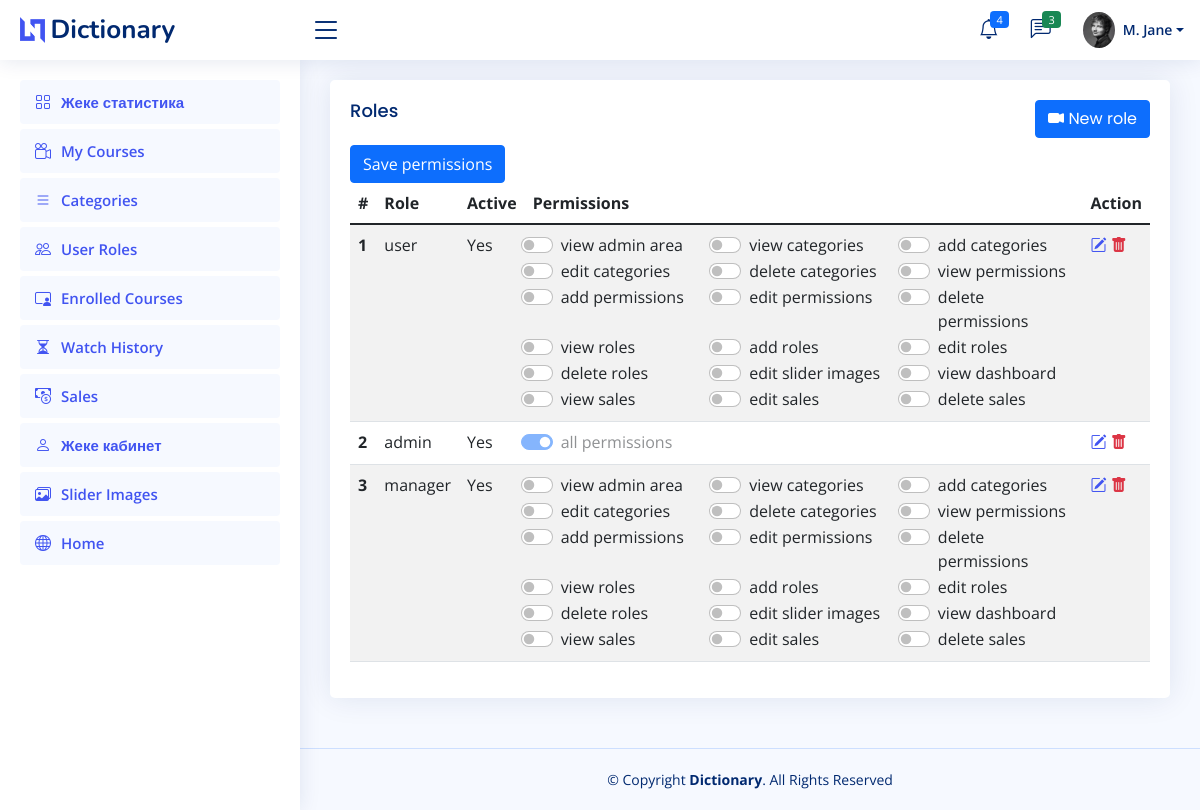
Screenshot of /dict/public/admin/roles (signed in) with the database file from the repository.
### tables this page shows
CREATE TABLE `users` (
  `id` int(11) NOT NULL,
  `email` varchar(100) NOT NULL,
  `firstname` varchar(30) NOT NULL,
  `lastname` varchar(30) NOT NULL,
  `password` varchar(255) NOT NULL,
  `role` int(11) NOT NULL DEFAULT 1,
  `date` date DEFAULT NULL,
  `image` varchar(1024) DEFAULT NULL,
  `about` varchar(2048) DEFAULT NULL,
  `company` varchar(100) DEFAULT NULL,
  `job` varchar(100) DEFAULT NULL,
  `country` varchar(100) DEFAULT NULL,
  `address` varchar(1024) DEFAULT NULL,
  `phone` varchar(15) DEFAULT NULL,
  `twitter_link` varchar(1024) DEFAULT NULL,
  `facebook_link` varchar(1024) DEFAULT NULL,
  `instagram_link` varchar(1024) DEFAULT NULL,
  `linkedin_link` varchar(1024) DEFAULT NULL
);

CREATE TABLE `roles` (
  `id` int(11) NOT NULL,
  `role` varchar(30) NOT NULL,
  `disabled` tinyint(1) NOT NULL DEFAULT 0
);

### dict/app/controllers/Admin.php (called while the page is built, shortened)
<?php
class Admin extends Controller
{
	public function roles($action = null, $id = null)
	{
		$role = new \Model\Role();
		$data = [];
		$data['action'] = $action;
		$data['id'] = $id;
		if($action == 'add')
		{
			if($_SERVER['REQUEST_METHOD'] == "POST")
			{
				if(user_can('add_roles'))
				{
					if($role->validate($_POST))
					{
						$_POST['slug'] = str_to_url($_POST['role']);
						$role->insert($_POST);
						message("Your role was successfuly created");
						redirect('admin/roles');
					}
				}else{
					$role->errors['role'] = "You are not allowed to perform this action";
				}
				$data['errors'] = $role->errors;
			}
		}else
		{
			$data['rows'] = $role->findAll();
		}
		$this->view('admin/roles',$data);
	}
}

### dict/app/core/app.php (called while the page is built, shortened)
<?php
class App
{
	protected $controller = '_404';
	protected $method = 'index';
	function __construct()
	{
		$arr = $this->getURL();
		$filename = "../app/controllers/".ucfirst($arr[0]).".php";
		if(file_exists($filename))
		{
			$this->controller 	= $arr[0];
			unset($arr[0]);
		}else{
			require "../app/controllers/".$this->controller.".php";
		}
		$mycontroller = new ("Controller\\".$this->controller)();
		$mymethod = $arr[1] ?? $this->method;
		$mymethod = str_replace("-", "_", $mymethod);
		if(!empty($arr[1]))
		{
			if(method_exists($mycontroller, strtolower($mymethod)))
			{
				$this->method = strtolower($mymethod);
				unset($arr[1]);
			}
		}
		$arr = array_values($arr);
		call_user_func_array([$mycontroller,$this->method], $arr);
	}
	private function getURL()
	{
		$url = $_GET['url'] ?? 'home';
		$url = filter_var($url,FILTER_SANITIZE_URL);
		$arr = explode("/", $url);
		return $arr;
	}
}

### dict/public/index.php (called while the page is built, shortened)
<?php
require "../app/core/init.php";
$app = new App();

### dict/app/core/init.php (called while the page is built, shortened)
<?php
spl_autoload_register(function($class_name)
{
	$parts = explode("\\", $class_name);
	$class_name = array_pop($parts);
});
require "functions.php";
require "database.php";
require "model.php";
require "app.php";

### dict/app/models/Auth.php (called while the page is built, shortened)
<?php
class Auth
{
	public static function is_admin()
	{
		if(!empty($_SESSION['USER_DATA']))
		{
			if(!empty($_SESSION['USER_DATA']->role_name))
			{
				if(strtolower($_SESSION['USER_DATA']->role_name) == 'admin'){
					return true;
				}
			}
		}
		return false;
	}
	public static function __callStatic($funcname,$args)
	{
		$key = str_replace("get", "", strtolower($funcname));
		if(!empty($_SESSION['USER_DATA']->$key))
		{
			return $_SESSION['USER_DATA']->$key;
		}
		return '';
	}
}

### dict/app/core/model.php (called while the page is built, shortened)
<?php
class Model extends Database
{
	public $order = 'asc';
	public $limit = 200;
	public $offset = 0;
	protected $table = "";
	public function findAll()
	{
		$query = "select * from ".$this->table." order by id $this->order limit $this->limit offset $this->offset";
		$res = $this->query($query);
		if(is_array($res))
		{
			if(property_exists($this, 'afterSelect'))
			{
				foreach ($this->afterSelect as $func) {
					$res = $this->$func($res);
				}
			}
			return $res;
		}
		return false;
	}
	public function first($data)
	{
		$keys = array_keys($data);
		$query = "select * from ".$this->table." where ";
		foreach ($keys as $key) {
			$query .= $key . "=:" . $key . " && ";
		}
 		$query = trim($query,"&& ");
 		$query .= " order by id $this->order limit 1";
		$res = $this->query($query,$data);
		if(is_array($res))
		{
			if(property_exists($this, 'afterSelect'))
			{
				foreach ($this->afterSelect as $func) {
					$res = $this->$func($res);
				}
			}
			return $res[0];
		}
		return false;
	}
}

### dict/app/core/database.php (called while the page is built, shortened)
<?php
class Database
{
	private function connect()
	{
		$str = DBDRIVER.":hostname=".DBHOST.";dbname=".DBNAME;
		return new PDO($str,DBUSER,DBPASS);
	}
	public function query($query,$data = [],$type = 'object')
	{
		$con = $this->connect();
		$stm = $con->prepare($query);
		if($stm)
		{
			$check = $stm->execute($data);
			if($check)
			{
				if($type == 'object')
				{
					$type = PDO::FETCH_OBJ;
				}else{
					$type = PDO::FETCH_ASSOC;
				}
				$result = $stm->fetchAll($type);
				if(is_array($result) && count($result) > 0)
				{
					if(property_exists($this, 'afterSelect'))
					{
						foreach ($this->afterSelect as $func) {
							$result = $this->$func($result);
						}
					}
					return $result;
				}
			}
		}
		return false;
	}
}

### dict/app/models/User.php (called while the page is built, shortened)
<?php
class User extends Model
{
	protected function get_role($data)
	{
		if(!empty($data[0]->email) && !empty($data[0]->role))
		{
			foreach ($data as $key => $row) {
				$query = "select role from roles where id = :id limit 1";
				$res = $this->query($query,['id'=>$row->role]);
				if($res)
				{
					$data[$key]->role_name = $res[0]->role;
				}
			}
		}
		return $data;
	}
}

### dict/app/core/functions.php (called while the page is built, shortened)
<?php
function get_image($file)
{
	if(file_exists($file))
	{
		return ROOT . "/". $file;
	}
	return ROOT."/assets/images/no_image.jpg";
}
function esc($str)
{
	return nl2br(htmlspecialchars($str));
}
function user_can(string $permission):bool
{
	if(\Model\Auth::is_admin())
	{
		return true;
	}
	return false;
}

### dict/app/views/admin/roles.view.php (the view, shortened to what this page needs)
<?php $this->view('admin/admin-header',$data) ?>
<?php if($action == 'add'):?>
  <div class="card col-md-5 mx-auto">
    <div class="card-body">
      <h5 class="card-title">New role</h5>
      <?php if(user_can('add_roles')):?>
      <form method="post" class="row g-3">
        <div class="col-md-12">
          <input value="<?=set_value('role')?>" name="role" type="text" class="form-control <?=!empty($errors['role']) ? 'border-danger':'';?>" placeholder="Role name">
          <?php if(!empty($errors['role'])):?>
            <small class="text-danger"><?=$errors['role']?></small>
          <?php endif;?>
        </div>
        <div class="col-md-12">
          <label>Active:</label>
          <select name="disabled" class="form-select">
            <option value="0" selected="">Yes</option>
            <option value="1">No</option>
          </select>
        </div>
        <div class="text-center">
          <button type="submit" class="btn btn-primary">Save</button>
          <a href="<?=ROOT?>/admin/roles">
            <button type="button" class="btn btn-secondary">Cancel</button>
          </a>
        </div>
      </form>
      <?php else:?>
        <div class="alert alert-danger text-center">You dont have role to perform this action!</div>
          <a href="<?=ROOT?>/admin/roles">
            <button type="button" class="btn btn-secondary">Back</button>
          </a>
      <?php endif;?>
    </div>
  </div>
<?php else:?>
  <div class="card">
    <div class="card-body">
      <h5 class="card-title">
        Roles
        <a href="<?=ROOT?>/admin/roles/add">
          <button type="button" class="btn btn-primary float-end"><i class="bi bi-camera-video-fill"></i> New role</button>
        </a>
      </h5>
      <?php if(user_can('view_roles')):?>
          <form method="post">
            <button class="btn btn-primary"><i class="bi bi-harddrive"></i> Save permissions</button>
            <br>
          <div class="table-responsive">
          <table class="table table-striped">
            <thead>
              <tr>
                <th scope="col">#</th>
                <th scope="col">Role</th>
                <th scope="col">Active</th>
                <th scope="col" style="width:600px">Permissions</th>
                <th scope="col">Action</th>
              </tr>
            </thead>
            <?php if(!empty($rows)):?>
              <tbody>
                <?php foreach($rows as $row):?>
                  <tr>
                    <th scope="row"><?=$row->id?></th>
                    <td><?=esc($row->role)?></td>
                    <td><?=esc($row->disabled ? 'No':'Yes')?></td>
                    <td>
                      <div class="row">
                      <?php $num = 0;?>
                      <?php foreach (PERMISSIONS as $permission):?>
                        <?php
                          $num++;
                          $row->permissions = $row->permissions ?? [];
                        ?>
                        <?php if(strtolower($row->role) == 'admin'):?>
                          <div class="col-md-4 form-check form-switch">
                            <input disabled checked class="form-check-input" type="checkbox" id="<?=$row->id?><?=$num?>CheckChecked" >
                            <label class="form-check-label" for="<?=$row->id?><?=$num?>CheckChecked">all permissions</label>
                          </div>
                          <?php break;?>
                        <?php endif;?>
                        <div class="col-md-4 form-check form-switch">
                          <input <?=in_array($permission, $row->permissions) ? 'checked':''?> name="<?=$row->id?>_<?=$num?>" value="<?=$permission?>" class="form-check-input" type="checkbox" id="<?=$row->id?><?=$num?>CheckChecked" >
                          <label class="form-check-label" for="<?=$row->id?><?=$num?>CheckChecked"><?=str_replace("_", " ", $permission)?></label>
                        </div>
                      <?php endforeach;?>
                      </div>
                    </td>
                    <td>
                      <a href="<?=ROOT?>/admin/roles/edit/<?=$row->id?>">
                        <i class="bi bi-pencil-square"></i>
                      </a>
                      <a href="<?=ROOT?>/admin/roles/delete/<?=$row->id?>">
                        <i class="bi bi-trash-fill text-danger"></i>
                      </a>
                    </td>
                  </tr>
                <?php endforeach;?>
              </tbody>
            <?php else:?>
              <tr><td colspan="10">No records found!</td></tr>
            <?php endif;?>
          </table>
          </div>
          </form>
      <?php else:?>
        <div class="alert alert-danger text-center">You dont have role to perform this action!</div>
      <?php endif;?>
    </div>
  </div>
<?php endif;?>

### dict/app/views/admin/admin-header.view.php (shortened to what this page needs)
<?php
  $id = $id ?? Auth::getId();
  $user = new \Model\User();
  $data['row'] = $row = $user->first(['id'=>$id]);
?>
<!DOCTYPE html>
<html lang="en">
<head>
  <link href="<?=ROOT?>/niceadmin/assets/vendor/bootstrap/css/bootstrap.min.css" rel="stylesheet">
  <link href="<?=ROOT?>/niceadmin/assets/vendor/bootstrap-icons/bootstrap-icons.css" rel="stylesheet">
  <link href="<?=ROOT?>/niceadmin/assets/vendor/boxicons/css/boxicons.min.css" rel="stylesheet">
  <link href="<?=ROOT?>/niceadmin/assets/vendor/quill/quill.snow.css" rel="stylesheet">
  <link href="<?=ROOT?>/niceadmin/assets/vendor/quill/quill.bubble.css" rel="stylesheet">
  <link href="<?=ROOT?>/niceadmin/assets/vendor/remixicon/remixicon.css" rel="stylesheet">
  <link href="<?=ROOT?>/niceadmin/assets/vendor/simple-datatables/style.css" rel="stylesheet">
  <link href="<?=ROOT?>/niceadmin/assets/css/style.css" rel="stylesheet">
  <link href="<?=ROOT?>/assets/css/custom.css" rel="stylesheet">
</head>
<body >
  <header id="header" class="header fixed-top d-flex align-items-center">
    <div class="d-flex align-items-center justify-content-between">
      <a href="index.html" class="logo d-flex align-items-center">
        <img src="<?=ROOT?>/niceadmin/assets/img/logo.png" alt="">
        <span class="d-none d-lg-block"><?=APP_NAME?></span>
      </a>
      <i class="bi bi-list toggle-sidebar-btn"></i>
    </div>
    <nav class="header-nav ms-auto">
      <ul class="d-flex align-items-center">
        <li class="nav-item dropdown">
          <a class="nav-link nav-icon" href="#" data-bs-toggle="dropdown">
            <i class="bi bi-bell"></i>
            <span class="badge bg-primary badge-number">4</span>
          </a>
        </li>
        <li class="nav-item dropdown">
          <a class="nav-link nav-icon" href="#" data-bs-toggle="dropdown">
            <i class="bi bi-chat-left-text"></i>
            <span class="badge bg-success badge-number">3</span>
          </a>
        </li>
        <li class="nav-item dropdown pe-3">
          <a class="nav-link nav-profile d-flex align-items-center pe-0" href="#" data-bs-toggle="dropdown">
            <img src="<?=get_image($row->image)?>" alt="Profile" class="rounded-circle">
            <span class="d-none d-md-block dropdown-toggle ps-2"><?=ucfirst(substr(Auth::getFirstname(),0,1))?>. <?=Auth::getLastname()?></span>
          </a>
        </li>
      </ul>
    </nav>
  </header>
  <aside id="sidebar" class="sidebar">
    <ul class="sidebar-nav" id="sidebar-nav">
      <?php if(user_can('view_dashboard')):?>
      <li class="nav-item">
        <a class="nav-link " href="<?=ROOT?>/admin/dashboard">
          <i class="bi bi-grid"></i>
          <span>Жеке статистика</span>
        </a>
      </li>
      <?php endif;?>
      <?php if(user_can('view_categories')):?>
      <li class="nav-item">
        <a class="nav-link " href="<?=ROOT?>/admin/courses">
          <i class="bi bi-camera-reels"></i>
          <span>My Courses</span>
        </a>
      </li>
      <?php endif;?>
      <?php if(user_can('view_categories')):?>
        <li class="nav-item">
          <a class="nav-link " href="<?=ROOT?>/admin/categories">
            <i class="bi bi-list"></i>
            <span>Categories</span>
          </a>
        </li>
      <?php endif;?>
      <?php if(user_can('view_roles')):?>
        <li class="nav-item">
          <a class="nav-link " href="<?=ROOT?>/admin/roles">
            <i class="bi bi-people"></i>
            <span>User Roles</span>
          </a>
        </li>
       <?php endif;?>
      <?php if(user_can('view_categories')):?>
      <li class="nav-item">
        <a class="nav-link " href="<?=ROOT?>/admin/lessons">
          <i class="bi bi-person-video3"></i>
          <span>Enrolled Courses</span>
        </a>
      </li>
      <?php endif;?>
     <?php if(user_can('view_categories')):?>
      <li class="nav-item">
        <a class="nav-link " href="<?=ROOT?>/admin/courses">
          <i class="bi bi-hourglass-split"></i>
          <span>Watch History</span>
        </a>
      </li>
      <?php endif;?>
      <?php if(user_can('view_sales')):?>
      <li class="nav-item">
        <a class="nav-link " href="<?=ROOT?>/admin/sales">
          <i class="bi bi-cash-coin"></i>
          <span>Sales</span>
        </a>
      </li>
      <?php endif;?>
      <li class="nav-item">
        <a class="nav-link " href="<?=ROOT?>/admin/profile">
          <i class="bi bi-person"></i>
          <span>Жеке кабинет</span>
        </a>
      </li>
      <?php if(user_can('edit_slider_images')):?>
       <li class="nav-item">
        <a class="nav-link " href="<?=ROOT?>/admin/slider-images">
          <i class="bi bi-images"></i>
          <span>Slider Images</span>
        </a>
      </li>
      <?php endif;?>
      <li class="nav-item">
        <a class="nav-link " href="<?=ROOT?>">
          <i class="bi bi-globe"></i>
          <span>Home</span>
        </a>
      </li>
    </ul>
  </aside>
  <main id="main" class="main">

### rows the page displays
users: image (picture)
roles: id "1", role "user", disabled "Yes", permission "view admin area", permission "view categories", permission "add categories", permission "edit categories", permission "delete categories", permission "view permissions", permission "add permissions", permission "edit permissions", permission "delete permissions", permission "view roles", permission "add roles", permission "edit roles", permission "delete roles", permission "edit slider images", permission "view dashboard", permission "view sales", permission "edit sales", permission "delete sales"
roles: id "2", role "admin", disabled "Yes"
roles: id "3", role "manager", disabled "Yes", permission "view admin area", permission "view categories", permission "add categories", permission "edit categories", permission "delete categories", permission "view permissions", permission "add permissions", permission "edit permissions", permission "delete permissions", permission "view roles", permission "add roles", permission "edit roles", permission "delete roles", permission "edit slider images", permission "view dashboard", permission "view sales", permission "edit sales", permission "delete sales"

### other values shown
APP_NAME "Dictionary"
substr(Auth::getFirstname(),0,1) "M"
Auth::getLastname() "Jane"
